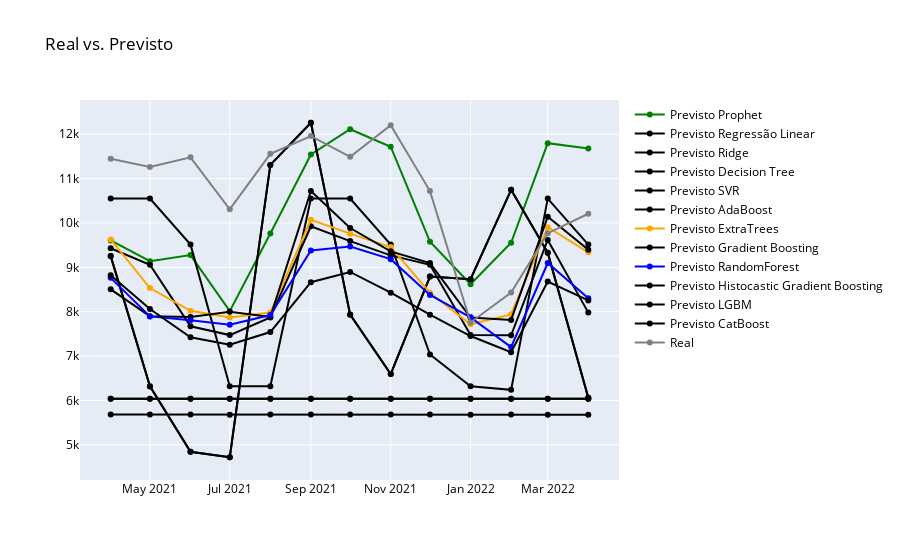

Notebook cell for this chart:
### Markdown cell above
# Ensemble Voting Regressor

### Code cell
fig = go.Figure(data=[
    go.Scatter(name='Previsto Prophet',x=forecast['ds'], y=forecast['yhat'], marker={'color': 'green'}),
    go.Scatter(name='Previsto Regressão Linear',x=forecast['ds'], y=linreg_pred_teste, marker={'color': 'black'}),
    go.Scatter(name='Previsto Ridge',x=forecast['ds'], y=ridge_pred_teste, marker={'color': 'black'}),
    go.Scatter(name='Previsto Decision Tree',x=forecast['ds'], y=dtreg_pred_teste, marker={'color': 'black'}),
    go.Scatter(name='Previsto SVR',x=forecast['ds'], y=svr_pred_teste, marker={'color': 'black'}),
    go.Scatter(name='Previsto AdaBoost',x=forecast['ds'], y=adaboost_pred_teste, marker={'color': 'black'}),
    go.Scatter(name='Previsto ExtraTrees', x=df_r_teste['data'], y=pred_teste_et, marker={'color': 'orange'}),
    go.Scatter(name='Previsto Gradient Boosting',x=forecast['ds'], y=gb_reg_pred_teste, marker={'color': 'black'}),
    go.Scatter(name='Previsto RandomForest', x=df_r_teste['data'], y=pred_teste_rf, marker={'color': 'blue'}),
    go.Scatter(name='Previsto Histocastic Gradient Boosting',x=forecast['ds'], y=histgrad_pred_teste, marker={'color': 'black'}),
    go.Scatter(name='Previsto LGBM',x=forecast['ds'], y=lgbm_pred_teste, marker={'color': 'black'}),
    go.Scatter(name='Previsto CatBoost',x=forecast['ds'], y=catboost_pred_teste, marker={'color': 'black'}),
    go.Scatter(name='Real', x=df_r_teste['data'], y=y_r_teste, marker={'color': 'gray'})
    ])
fig.update_layout(font=dict(color='black'), title_text='Real vs. Previsto')
fig.show()

### Figure 1 — Plotly figure (JSON) as saved in the notebook; plotly's stock layout.template omitted (floating-point values rounded to 4 significant figures)
{"data": [{"marker": {"color": "green"}, "name": "Previsto Prophet", "type": "scatter", "x": ["2021-04-01T00:00:00", "2021-05-01T00:00:00", "2021-06-01T00:00:00", "2021-07-01T00:00:00", "2021-08-01T00:00:00", "2021-09-01T00:00:00", "2021-10-01T00:00:00", "2021-11-01T00:00:00", "2021-12-01T00:00:00", "2022-01-01T00:00:00", "2022-02-01T00:00:00", "2022-03-01T00:00:00", "2022-04-01T00:00:00"], "y": [9605.0, 9137.0, 9276.0, 8012.0, 9762.0, 11540.0, 12110.0, 11720.0, 9578.0, 8619.0, 9553.0, 11800.0, 11680.0]}, {"marker": {"color": "black"}, "name": "Previsto Regressão Linear", "type": "scatter", "x": ["2021-04-01T00:00:00", "2021-05-01T00:00:00", "2021-06-01T00:00:00", "2021-07-01T00:00:00", "2021-08-01T00:00:00", "2021-09-01T00:00:00", "2021-10-01T00:00:00", "2021-11-01T00:00:00", "2021-12-01T00:00:00", "2022-01-01T00:00:00", "2022-02-01T00:00:00", "2022-03-01T00:00:00", "2022-04-01T00:00:00"], "y": [9253.0, 6316.0, 4842.0, 4719.0, 11310.0, 12260.0, 7934.0, 6593.0, 8792.0, 8732.0, 10750.0, 9329.0, 6057.0]}, {"marker": {"color": "black"}, "name": "Previsto Ridge", "type": "scatter", "x": ["2021-04-01T00:00:00", "2021-05-01T00:00:00", "2021-06-01T00:00:00", "2021-07-01T00:00:00", "2021-08-01T00:00:00", "2021-09-01T00:00:00", "2021-10-01T00:00:00", "2021-11-01T00:00:00", "2021-12-01T00:00:00", "2022-01-01T00:00:00", "2022-02-01T00:00:00", "2022-03-01T00:00:00", "2022-04-01T00:00:00"], "y": [9253.0, 6317.0, 4843.0, 4720.0, 11310.0, 12260.0, 7934.0, 6595.0, 8792.0, 8732.0, 10750.0, 9329.0, 6058.0]}, {"marker": {"color": "black"}, "name": "Previsto Decision Tree", "type": "scatter", "x": ["2021-04-01T00:00:00", "2021-05-01T00:00:00", "2021-06-01T00:00:00", "2021-07-01T00:00:00", "2021-08-01T00:00:00", "2021-09-01T00:00:00", "2021-10-01T00:00:00", "2021-11-01T00:00:00", "2021-12-01T00:00:00", "2022-01-01T00:00:00", "2022-02-01T00:00:00", "2022-03-01T00:00:00", "2022-04-01T00:00:00"], "y": [10549, 10549, 9512, 6320, 6320, 10549, 10549, 9512, 7035, 6320, 6238, 10549, 9512]}, {"marker": {"color": "black"}, "name": "Previsto SVR", "type": "scatter", "x": ["2021-04-01T00:00:00", "2021-05-01T00:00:00", "2021-06-01T00:00:00", "2021-07-01T00:00:00", "2021-08-01T00:00:00", "2021-09-01T00:00:00", "2021-10-01T00:00:00", "2021-11-01T00:00:00", "2021-12-01T00:00:00", "2022-01-01T00:00:00", "2022-02-01T00:00:00", "2022-03-01T00:00:00", "2022-04-01T00:00:00"], "y": [5683.0, 5682.0, 5682.0, 5678.0, 5683.0, 5681.0, 5680.0, 5682.0, 5682.0, 5679.0, 5681.0, 5679.0, 5679.0]}, {"marker": {"color": "black"}, "name": "Previsto AdaBoost", "type": "scatter", "x": ["2021-04-01T00:00:00", "2021-05-01T00:00:00", "2021-06-01T00:00:00", "2021-07-01T00:00:00", "2021-08-01T00:00:00", "2021-09-01T00:00:00", "2021-10-01T00:00:00", "2021-11-01T00:00:00", "2021-12-01T00:00:00", "2022-01-01T00:00:00", "2022-02-01T00:00:00", "2022-03-01T00:00:00", "2022-04-01T00:00:00"], "y": [9430.0, 9058, 7671, 7472.0, 7870.0, 9926, 9591, 9269.0, 9058, 7472.0, 7469, 9616.0, 7979]}, {"marker": {"color": "orange"}, "name": "Previsto ExtraTrees", "type": "scatter", "x": ["2021-04-01", "2021-05-01", "2021-06-01", "2021-07-01", "2021-08-01", "2021-09-01", "2021-10-01", "2021-11-01", "2021-12-01", "2022-01-01", "2022-02-01", "2022-03-01", "2022-04-01"], "y": [9630.0, 8533.0, 8020.0, 7867.0, 7982.0, 10070.0, 9759.0, 9456.0, 8427.0, 7716.0, 7940.0, 9904.0, 9337.0]}, {"marker": {"color": "black"}, "name": "Previsto Gradient Boosting", "type": "scatter", "x": ["2021-04-01T00:00:00", "2021-05-01T00:00:00", "2021-06-01T00:00:00", "2021-07-01T00:00:00", "2021-08-01T00:00:00", "2021-09-01T00:00:00", "2021-10-01T00:00:00", "2021-11-01T00:00:00", "2021-12-01T00:00:00", "2022-01-01T00:00:00", "2022-02-01T00:00:00", "2022-03-01T00:00:00", "2022-04-01T00:00:00"], "y": [8504.0, 7899.0, 7879.0, 7996.0, 7881.0, 10720.0, 9885.0, 9360.0, 9095.0, 7869.0, 7815.0, 10140.0, 9397.0]}, {"marker": {"color": "blue"}, "name": "Previsto RandomForest", "type": "scatter", "x": ["2021-04-01", "2021-05-01", "2021-06-01", "2021-07-01", "2021-08-01", "2021-09-01", "2021-10-01", "2021-11-01", "2021-12-01", "2022-01-01", "2022-02-01", "2022-03-01", "2022-04-01"], "y": [8763.0, 7894.0, 7805.0, 7708.0, 7924.0, 9382.0, 9468.0, 9184.0, 8379.0, 7872.0, 7202.0, 9098.0, 8301.0]}, {"marker": {"color": "black"}, "name": "Previsto Histocastic Gradient Boosting", "type": "scatter", "x": ["2021-04-01T00:00:00", "2021-05-01T00:00:00", "2021-06-01T00:00:00", "2021-07-01T00:00:00", "2021-08-01T00:00:00", "2021-09-01T00:00:00", "2021-10-01T00:00:00", "2021-11-01T00:00:00", "2021-12-01T00:00:00", "2022-01-01T00:00:00", "2022-02-01T00:00:00", "2022-03-01T00:00:00", "2022-04-01T00:00:00"], "y": [6040.0, 6040.0, 6040.0, 6040.0, 6040.0, 6040.0, 6040.0, 6040.0, 6040.0, 6040.0, 6040.0, 6040.0, 6040.0]}, {"marker": {"color": "black"}, "name": "Previsto LGBM", "type": "scatter", "x": ["2021-04-01T00:00:00", "2021-05-01T00:00:00", "2021-06-01T00:00:00", "2021-07-01T00:00:00", "2021-08-01T00:00:00", "2021-09-01T00:00:00", "2021-10-01T00:00:00", "2021-11-01T00:00:00", "2021-12-01T00:00:00", "2022-01-01T00:00:00", "2022-02-01T00:00:00", "2022-03-01T00:00:00", "2022-04-01T00:00:00"], "y": [6040.0, 6040.0, 6040.0, 6040.0, 6040.0, 6040.0, 6040.0, 6040.0, 6040.0, 6040.0, 6040.0, 6040.0, 6040.0]}, {"marker": {"color": "black"}, "name": "Previsto CatBoost", "type": "scatter", "x": ["2021-04-01T00:00:00", "2021-05-01T00:00:00", "2021-06-01T00:00:00", "2021-07-01T00:00:00", "2021-08-01T00:00:00", "2021-09-01T00:00:00", "2021-10-01T00:00:00", "2021-11-01T00:00:00", "2021-12-01T00:00:00", "2022-01-01T00:00:00", "2022-02-01T00:00:00", "2022-03-01T00:00:00", "2022-04-01T00:00:00"], "y": [8823.0, 8061.0, 7422.0, 7255.0, 7541.0, 8665.0, 8896.0, 8427.0, 7933.0, 7452.0, 7088.0, 8681.0, 8253.0]}, {"marker": {"color": "gray"}, "name": "Real", "type": "scatter", "x": ["2021-04-01", "2021-05-01", "2021-06-01", "2021-07-01", "2021-08-01", "2021-09-01", "2021-10-01", "2021-11-01", "2021-12-01", "2022-01-01", "2022-02-01", "2022-03-01", "2022-04-01"], "y": [11447, 11263, 11480, 10307, 11559, 11959, 11491, 12203, 10718, 7757, 8433, 9770, 10208]}], "layout": {"font": {"color": "black"}, "title": {"text": "Real vs. Previsto"}}}
